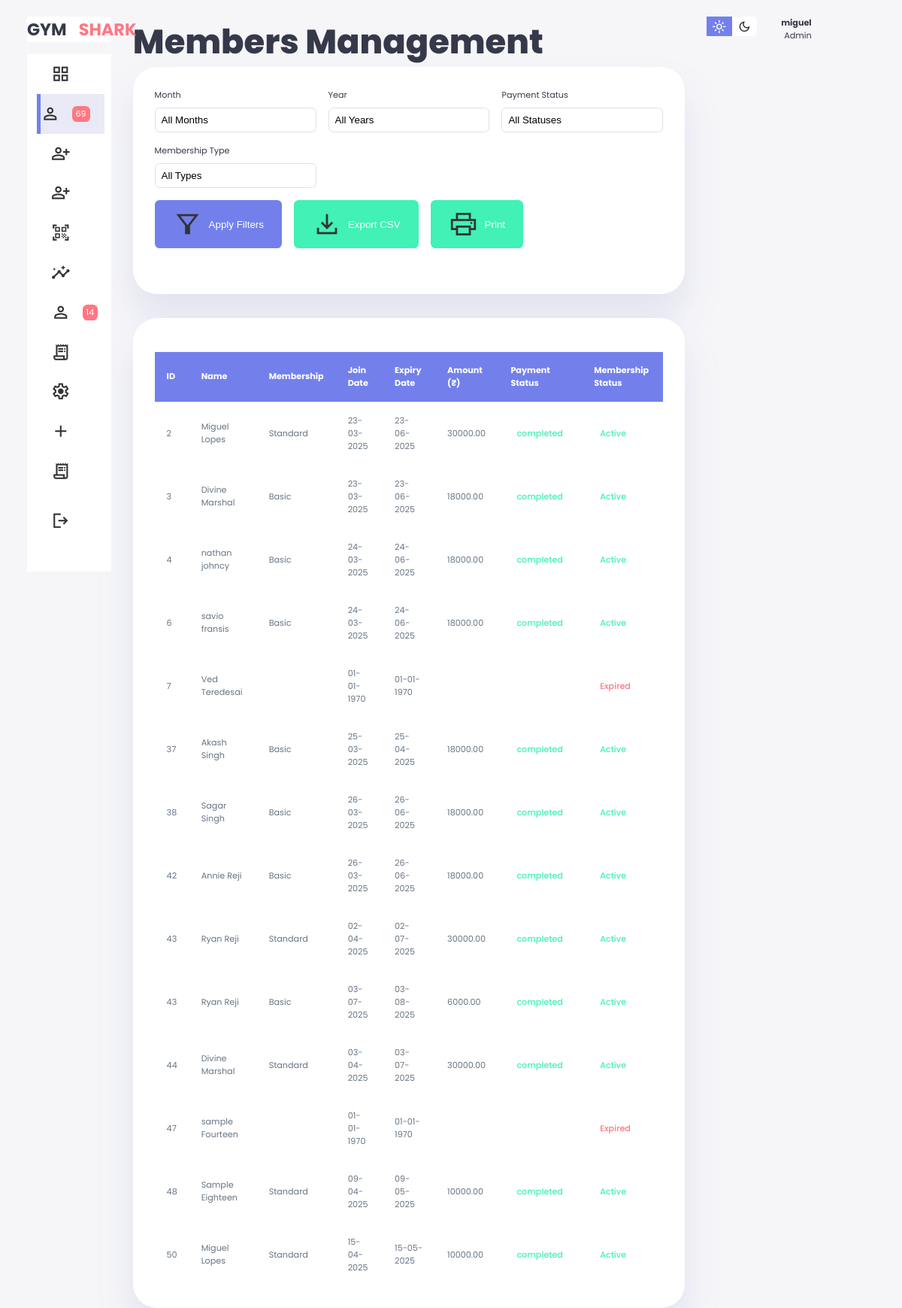
/admin/member.php, run on the app's committed database.
### tables this page shows
CREATE TABLE `plan_bookings` (
  `id` int(11) NOT NULL,
  `plan_id` int(11) DEFAULT NULL,
  `user_id` bigint(20) DEFAULT NULL,
  `plan_duration` enum('1M','3M','6M','1Y') DEFAULT NULL,
  `start_date` date DEFAULT NULL,
  `end_date` date DEFAULT NULL,
  `status` enum('pending','confirmed','completed','cancelled') DEFAULT NULL,
  `total_cost` decimal(10,2) DEFAULT NULL,
  `razorpay_payment_id` varchar(255) DEFAULT NULL
);

CREATE TABLE `users` (
  `id` bigint(255) NOT NULL,
  `FirstName` varchar(255) DEFAULT NULL,
  `LastName` varchar(255) DEFAULT NULL,
  `number` varchar(15) DEFAULT NULL,
  `gender` enum('m','f','o') DEFAULT NULL,
  `email` varchar(50) DEFAULT NULL,
  `dob` date DEFAULT NULL,
  `username` varchar(20) DEFAULT NULL,
  `display_name` varchar(100) DEFAULT NULL,
  `password_hash` varchar(255) DEFAULT NULL,
  `reset_token_hash` varchar(255) DEFAULT NULL,
  `reset_token_expires_at` datetime DEFAULT NULL,
  `status` enum('active','inactive') DEFAULT NULL,
  `reg_no` varchar(20) DEFAULT NULL,
  `address` text DEFAULT NULL,
  `blood_type` varchar(10) DEFAULT NULL,
  `duration` int(11) DEFAULT NULL,
  `amount` decimal(10,2) DEFAULT NULL,
  `balance` decimal(10,2) DEFAULT NULL,
  `payment_mode` varchar(20) DEFAULT NULL,
  `profile_pic` varchar(255) DEFAULT NULL,
  `last_active` timestamp NOT NULL DEFAULT current_timestamp() ON UPDATE current_timestamp()
);

CREATE TABLE `plans` (
  `PlanId` int(11) NOT NULL,
  `plan_type` enum('basic','standard','premium') DEFAULT NULL,
  `price` decimal(10,2) DEFAULT NULL
);

### admin/member.php (the view, shortened to what this page needs)
<?php
include('db_connect.php');
$query = "SELECT
    u.id AS ID,
    CONCAT(u.FirstName, ' ', u.LastName) AS Name,
    p.plan_type AS Membership,
    pb.start_date AS join_date,
    pb.end_date AS expiry_date,
    pb.total_cost AS amount,
    pb.status AS payment_status,
    CASE
        WHEN pb.end_date >= CURDATE() THEN 'Active'
        ELSE 'Expired'
    END AS membership_status
FROM users u
LEFT JOIN plan_bookings pb ON u.id = pb.user_id
LEFT JOIN plans p ON pb.plan_id = p.PlanId
WHERE 1=1";
$result = $conn->query($query);
?>
<!DOCTYPE html>
<html lang="en">
<head>
    <link rel="stylesheet" href="styles.css">
</head>
<body>
    <div class="container">
        <aside>
           <div class="top">
             <div class="logo">
               <h2>GYM</h2><h2><span class="danger">SHARK</span> </h2>
             </div>
           </div>
           <div class="sidebar">
             <a href="index.php">
                <span class="material-symbols-sharp">grid_view </span>
             </a>
             <a href="member.php" class="active">
                <span class="material-symbols-sharp">person_outline </span>
                <span class="msg_count">69</span>
             </a>
             <a href="add_member.php" >
                      <span class="material-symbols-sharp">person_add</span>
                  </a>
                  <a href="addtrainer.php" >
                      <span class="material-symbols-sharp">person_add</span>
                  </a>
             <a href="scanner.php" >
                <span class="material-symbols-sharp">qr_code_scanner</span>
             </a>
             <a href="growth.php">
                <span class="material-symbols-sharp">insights </span>
             </a>
             <a href="Trainer.php">
                <span class="material-symbols-sharp">Person </span>
                <span class="msg_count">14</span>
             </a>
             <a href="equipmentpage.php">
                <span class="material-symbols-sharp">receipt_long </span>
             </a>
             <a href="settings.html">
                <span class="material-symbols-sharp">settings </span>
             </a>
             <a href="addeq.php">
                <span class="material-symbols-sharp">add </span>
             </a>
             <a href="request/reschedule_requests.php">
              <span class="material-symbols-sharp">receipt_long </span>
           </a>
           <a href="../Login/logout.php">
              <span class="material-symbols-sharp">logout </span>
           </a>
            </div>
        </aside>
        <main>
            <h1>Members Management</h1>
            <div class="filters-container">
                <form id="filterForm" method="GET">
                    <div class="filters-grid">
                        <div class="filter-group">
                            <label for="month">Month</label>
                            <select name="month" id="month">
                                <option value="">All Months</option>
                            </select>
                        </div>
                        <div class="filter-group">
                            <label for="year">Year</label>
                            <select name="year" id="year">
                                <option value="">All Years</option>
                            </select>
                        </div>
                        <div class="filter-group">
                            <label for="status">Payment Status</label>
                            <select name="status" id="status">
                                <option value="">All Statuses</option>
                            </select>
                        </div>
                        <div class="filter-group">
                            <label for="membership">Membership Type</label>
                            <select name="membership" id="membership">
                                <option value="">All Types</option>
                            </select>
                        </div>
                    </div>
                    <div class="actions-container">
                        <button type="submit" class="btn btn-primary">
                            <span class="material-symbols-sharp">filter_alt</span>
                            Apply Filters
                        </button>
                        <button type="button" class="btn btn-secondary" onclick="exportToCSV()">
                            <span class="material-symbols-sharp">download</span>
                            Export CSV
                        </button>
                        <button type="button" class="btn btn-secondary" onclick="printTable()">
                            <span class="material-symbols-sharp">print</span>
                            Print
                        </button>
                    </div>
                </form>
            </div>
            <div class="table-container">
                <table id="membersTable">
                    <thead>
                        <tr>
                            <th>ID</th>
                            <th>Name</th>
                            <th>Membership</th>
                            <th>Join Date</th>
                            <th>Expiry Date</th>
                            <th>Amount (₹)</th>
                            <th>Payment Status</th>
                            <th>Membership Status</th>
                        </tr>
                    </thead>
                    <tbody>
                        <?php
                        if ($result->num_rows > 0) {
                            while($row = $result->fetch_assoc()) {
                                echo "<tr>";
                                echo "<td>{$row['ID']}</td>";
                                echo "<td>{$row['Name']}</td>";
                                echo "<td>" . ucfirst($row['Membership']) . "</td>";
                                echo "<td>" . date('d-m-Y', strtotime($row['join_date'])) . "</td>";
                                echo "<td>" . date('d-m-Y', strtotime($row['expiry_date'])) . "</td>";
                                echo "<td>{$row['amount']}</td>";
                                echo "<td><span class='status status-" . strtolower($row['payment_status']) . "'>{$row['payment_status']}</span></td>";
                                echo "<td><span class='status status-" . strtolower($row['membership_status']) . "'>{$row['membership_status']}</span></td>";
                                echo "</tr>";
                            }
                        } else {
                            echo "<tr><td colspan='9' style='text-align: center;'>No members found</td></tr>";
                        }
                        ?>
                    </tbody>
                </table>
            </div>
        </main>
        <div class="right">
        <div class="top">
           <div class="theme-toggler">
             <span class="material-symbols-sharp active">light_mode</span>
             <span class="material-symbols-sharp">dark_mode</span>
           </div>
            <div class="profile">
               <div class="info">
                   <p><b>miguel</b></p>
                   <p>Admin</p>
               </div>
            </div>
        </div>
</body>
</html>

### admin/styles.css (style rules this page uses)
:root { --clr-primary: #7380ec; --clr-danger: #ff7782; --clr-success: #41f1b6; --clr-white: #fff; --clr-info-dark: #7d8da1; --clr-info-light: #dce1eb; --clr-dark: #363949; --clr-warnig: #ff4edc; --clr-light: rgba(132, 139, 200, 0.18); --clr-primary-variant: #111e88; --clr-dark-variant: #677483; --clr-color-background: #f6f6f9; --card-border-radius: 2rem; --border-radius-1: 0.4rem; --border-radius-2: 0.8rem; --border-radius-3: 1.2rem; --card-padding: 1.8rem; --padding-1: 1.2rem; --box-shadow: 0 2rem 3rem var(--clr-light); }
* { margin: 0; padding: 0; box-sizing: border-box; border: 0; text-decoration: none; list-style: none; appearance: none; }
body { width: 100vw; height: 100vh; font-size: 0.7rem; user-select: none; background: var(--clr-color-background); font-family: 'Poppins', sans-serif; }
.container { display: grid; width: 96%; gap: 1.8rem; grid-template-columns: 14rem auto 16rem; margin: 0 auto; }
a { color: var(--clr-dark); }
h1, h2, h3, h4, h5, p, b, span, small, a, th { color: var(--clr-dark); }
h1 { font-weight: 800; font-size: 2.8rem; }
h2 { font-size: 1.4rem; }
b { color: var(--clr-dark); }
.danger { color: var(--clr-danger); }
aside { height: 100vh; border-spacing: border-box; position: sticky; top: 0; align-self: start; border: right 1px; }
aside .top { background: var(--clr-white); display: flex; align-items: center; justify-content: space-between; margin-top: 1.4rem; }
aside .logo { display: flex; gap: 1rem; }
aside .sidebar { background: var(--clr-white); display: flex; flex-direction: column; height: 86vh; position: relative; top: 1rem; }
aside .sidebar a { display: flex; color: var(--clr-info-dark); margin-left: 2rem; gap: 1rem; align-items: center; height: 3.3rem; transition: all 0.1s ease; }
aside .sidebar a span { font-size: 1.6rem; transition: all 0.3s ease-in-out; }
aside .sidebar a:last-child { position: absolute; bottom: 1rem; width: 100%; }
aside .sidebar a.active { background-color: var(--clr-light); color: var(--clr-primary); margin-left: 0; border-left: 5px solid var(--clr-primary); margin-left: calc(1rem - 3px); }
aside .sidebar a span.msg_count { background-color: var(--clr-danger); color: var(--clr-white); padding: 2px 5px; font-size: 11px; border-radius: var(--border-radius-1); }
main { margin-top: 1.4rem; width: auto; }
.material-symbols-sharp { font-size: 40px; color: #333; }
main table tbody td { height: 3.8rem; border-bottom: 1px solid var(--clr-white); color: var(--clr-dark-variant); }
main table tbody tr:last-child td { border: none; }
.right { margin-top: 1.4rem; }
.right .top { display: flex; justify-content: start; gap: 2rem; }
.right .theme-toggler { background: var(--clr-white); display: flex; justify-content: space-between; height: 1.6rem; width: 4.2rem; cursor: pointer; border-radius: var(--border-radius-1); }
.right .theme-toggler span { font-size: 1.2rem; width: 50%; height: 100%; display: flex; align-items: center; justify-content: center; }
.right .theme-toggler span.active { background: var(--clr-primary); color: #fff; }
.right .top .profile { display: flex; gap: 2rem; text-align: right; }
@media screen and (max-width: 1200px) { .container { width: 94%; grid-template-columns: 7rem auto 14rem; } }
@media screen and (max-width: 1200px) { aside .sidebar a { width: 5.6rem; } }
@media screen and (max-width: 1200px) { aside .sidebar a:last-child { position: relative; margin-top: 1.8rem; } }

### data on the page
plan_bookings: user "2", Name "Miguel Lopes", plan.plan_type "Standard", start_date "23-03-2025", end_date "23-06-2025", total_cost "30000.00", status "completed", membership_status "Active"
plan_bookings: user "3", Name "Divine Marshal", plan.plan_type "Basic", start_date "23-03-2025", end_date "23-06-2025", total_cost "18000.00", status "completed", membership_status "Active"
plan_bookings: user "4", Name "nathan johncy", plan.plan_type "Basic", start_date "24-03-2025", end_date "24-06-2025", total_cost "18000.00", status "completed", membership_status "Active"
plan_bookings: user "6", Name "savio fransis", plan.plan_type "Basic", start_date "24-03-2025", end_date "24-06-2025", total_cost "18000.00", status "completed", membership_status "Active"
users: id "7", Name "Ved Teredesai", join_date "01-01-1970", expiry_date "01-01-1970", membership_status "Expired"
plan_bookings: user "37", Name "Akash Singh", plan.plan_type "Basic", start_date "25-03-2025", end_date "25-04-2025", total_cost "18000.00", status "completed", membership_status "Active"
plan_bookings: user "38", Name "Sagar Singh", plan.plan_type "Basic", start_date "26-03-2025", end_date "26-06-2025", total_cost "18000.00", status "completed", membership_status "Active"
plan_bookings: user "42", Name "Annie Reji", plan.plan_type "Basic", start_date "26-03-2025", end_date "26-06-2025", total_cost "18000.00", status "completed", membership_status "Active"
plan_bookings: user "43", Name "Ryan Reji", plan.plan_type "Standard", start_date "02-04-2025", end_date "02-07-2025", total_cost "30000.00", status "completed", membership_status "Active"
plan_bookings: user "43", Name "Ryan Reji", plan.plan_type "Basic", start_date "03-07-2025", end_date "03-08-2025", total_cost "6000.00", status "completed", membership_status "Active"
plan_bookings: user "44", Name "Divine Marshal", plan.plan_type "Standard", start_date "03-04-2025", end_date "03-07-2025", total_cost "30000.00", status "completed", membership_status "Active"
users: id "47", Name "sample Fourteen", join_date "01-01-1970", expiry_date "01-01-1970", membership_status "Expired"
plan_bookings: user "48", Name "Sample Eighteen", plan.plan_type "Standard", start_date "09-04-2025", end_date "09-05-2025", total_cost "10000.00", status "completed", membership_status "Active"
plan_bookings: user "50", Name "Miguel Lopes", plan.plan_type "Standard", start_date "15-04-2025", end_date "15-05-2025", total_cost "10000.00", status "completed", membership_status "Active"
